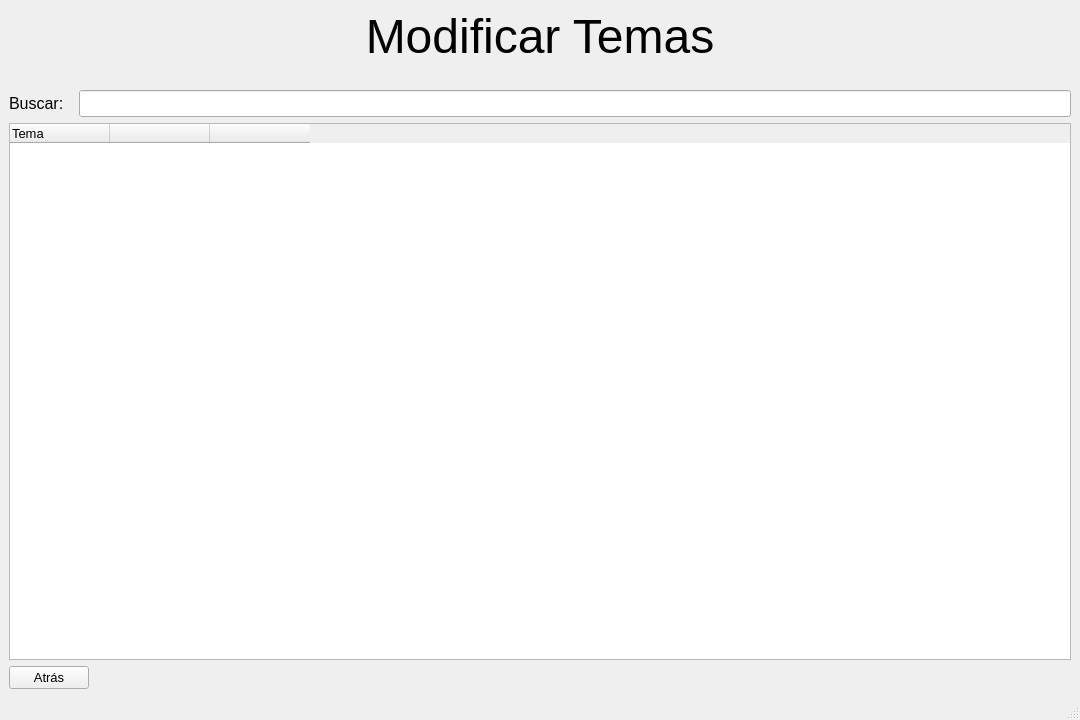
<?xml version="1.0" encoding="UTF-8"?>
<ui version="4.0">
 <class>MainWindow</class>
 <widget class="QMainWindow" name="MainWindow">
  <property name="geometry">
   <rect>
    <x>0</x>
    <y>0</y>
    <width>1080</width>
    <height>720</height>
   </rect>
  </property>
  <property name="windowTitle">
   <string>MainWindow</string>
  </property>
  <widget class="QWidget" name="centralwidget">
   <layout class="QVBoxLayout" name="verticalLayout">
    <item>
     <layout class="QVBoxLayout" name="verticalLayout_3">
      <item>
       <widget class="QLabel" name="label">
        <property name="font">
         <font>
          <pointsize>9</pointsize>
         </font>
        </property>
        <property name="text">
         <string>&lt;html&gt;&lt;head/&gt;&lt;body&gt;&lt;p align=&quot;center&quot;&gt;&lt;span style=&quot; font-size:36pt;&quot;&gt;Modificar Temas&lt;/span&gt;&lt;/p&gt;&lt;/body&gt;&lt;/html&gt;</string>
        </property>
       </widget>
      </item>
     </layout>
    </item>
    <item>
     <spacer name="horizontalSpacer_2">
      <property name="orientation">
       <enum>Qt::Orientation::Horizontal</enum>
      </property>
      <property name="sizeHint" stdset="0">
       <size>
        <width>40</width>
        <height>20</height>
       </size>
      </property>
     </spacer>
    </item>
    <item>
     <layout class="QHBoxLayout" name="horizontalLayout_2">
      <item>
       <widget class="QLabel" name="label_2">
        <property name="font">
         <font>
          <pointsize>12</pointsize>
         </font>
        </property>
        <property name="text">
         <string>Buscar:  </string>
        </property>
       </widget>
      </item>
      <item>
       <widget class="QLineEdit" name="lineEdit">
        <property name="font">
         <font>
          <pointsize>12</pointsize>
         </font>
        </property>
       </widget>
      </item>
     </layout>
    </item>
    <item>
     <widget class="QTableWidget" name="tableWidget">
      <property name="font">
       <font>
        <pointsize>10</pointsize>
       </font>
      </property>
      <column>
       <property name="text">
        <string>Tema                                                                                                              </string>
       </property>
       <property name="textAlignment">
        <set>AlignLeading|AlignVCenter</set>
       </property>
      </column>
      <column>
       <property name="text">
        <string/>
       </property>
      </column>
      <column>
       <property name="text">
        <string/>
       </property>
      </column>
     </widget>
    </item>
    <item>
     <layout class="QHBoxLayout" name="horizontalLayout_3">
      <item>
       <widget class="QPushButton" name="pushButton_2">
        <property name="font">
         <font>
          <pointsize>10</pointsize>
         </font>
        </property>
        <property name="text">
         <string>Atrás</string>
        </property>
       </widget>
      </item>
      <item>
       <spacer name="horizontalSpacer">
        <property name="orientation">
         <enum>Qt::Orientation::Horizontal</enum>
        </property>
        <property name="sizeHint" stdset="0">
         <size>
          <width>40</width>
          <height>20</height>
         </size>
        </property>
       </spacer>
      </item>
      <item>
       <layout class="QHBoxLayout" name="horizontalLayout"/>
      </item>
     </layout>
    </item>
   </layout>
  </widget>
  <widget class="QStatusBar" name="statusbar"/>
 </widget>
 <resources/>
 <connections/>
</ui>
